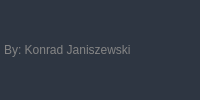
        <widget class="QFrame" name="footer">
         <property name="styleSheet">
          <string notr="true">background-color: #2E3642;
border-bottom-right-radius: 7px;</string>
         </property>
         <property name="frameShape">
          <enum>QFrame::StyledPanel</enum>
         </property>
         <property name="frameShadow">
          <enum>QFrame::Raised</enum>
         </property>
         <layout class="QHBoxLayout" name="horizontalLayout_4">
          <property name="spacing">
           <number>0</number>
          </property>
          <property name="leftMargin">
           <number>4</number>
          </property>
          <property name="topMargin">
           <number>1</number>
          </property>
          <property name="rightMargin">
           <number>0</number>
          </property>
          <property name="bottomMargin">
           <number>1</number>
          </property>
          <item>
           <widget class="QFrame" name="frame_4">
            <property name="frameShape">
             <enum>QFrame::StyledPanel</enum>
            </property>
            <property name="frameShadow">
             <enum>QFrame::Raised</enum>
            </property>
            <layout class="QVBoxLayout" name="verticalLayout_3">
             <property name="spacing">
              <number>0</number>
             </property>
             <property name="leftMargin">
              <number>0</number>
             </property>
             <property name="topMargin">
              <number>0</number>
             </property>
             <property name="rightMargin">
              <number>0</number>
             </property>
             <property name="bottomMargin">
              <number>0</number>
             </property>
             <item alignment="Qt::AlignVCenter">
              <widget class="QLabel" name="author">
               <property name="styleSheet">
                <string notr="true">color: #858585;</string>
               </property>
               <property name="text">
                <string>By: Konrad Janiszewski</string>
               </property>
              </widget>
             </item>
            </layout>
           </widget>
          </item>
          <item>
           <widget class="QFrame" name="frame_5">
            <property name="frameShape">
             <enum>QFrame::StyledPanel</enum>
            </property>
            <property name="frameShadow">
             <enum>QFrame::Raised</enum>
            </property>
            <layout class="QVBoxLayout" name="verticalLayout_2">
             <property name="spacing">
              <number>0</number>
             </property>
             <property name="leftMargin">
              <number>0</number>
             </property>
             <property name="topMargin">
              <number>0</number>
             </property>
             <property name="rightMargin">
              <number>0</number>
             </property>
             <property name="bottomMargin">
              <number>0</number>
             </property>
             <item alignment="Qt::AlignBottom">
              <widget class="QPushButton" name="pushButton_7">
               <property name="text">
                <string/>
               </property>
              </widget>
             </item>
            </layout>
           </widget>
          </item>
          <item alignment="Qt::AlignRight|Qt::AlignBottom">
           <widget class="QFrame" name="size_grip">
            <property name="minimumSize">
             <size>
              <width>10</width>
              <height>10</height>
             </size>
            </property>
            <property name="maximumSize">
             <size>
              <width>10</width>
              <height>10</height>
             </size>
            </property>
            <property name="styleSheet">
             <string notr="true">background-color: rgba(0, 0, 0, 0);</string>
            </property>
            <property name="frameShape">
             <enum>QFrame::StyledPanel</enum>
            </property>
            <property name="frameShadow">
             <enum>QFrame::Raised</enum>
            </property>
           </widget>
          </item>
         </layout>
        </widget>
